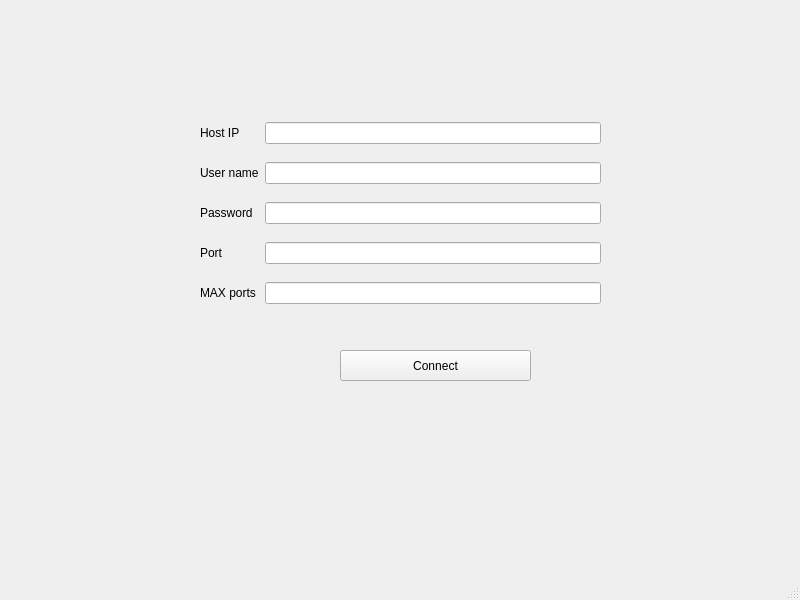
<?xml version="1.0" encoding="UTF-8"?>
<ui version="4.0">
 <class>TrainTicketSystemServer</class>
 <widget class="QMainWindow" name="TrainTicketSystemServer">
  <property name="geometry">
   <rect>
    <x>0</x>
    <y>0</y>
    <width>800</width>
    <height>600</height>
   </rect>
  </property>
  <property name="windowTitle">
   <string>TrainTicketSystemServer</string>
  </property>
  <widget class="QWidget" name="centralwidget">
   <widget class="QStackedWidget" name="stackedWidget">
    <property name="geometry">
     <rect>
      <x>0</x>
      <y>0</y>
      <width>801</width>
      <height>581</height>
     </rect>
    </property>
    <property name="currentIndex">
     <number>1</number>
    </property>
    <widget class="QWidget" name="page">
     <widget class="QTableView" name="tableView">
      <property name="geometry">
       <rect>
        <x>10</x>
        <y>10</y>
        <width>781</width>
        <height>541</height>
       </rect>
      </property>
     </widget>
    </widget>
    <widget class="QWidget" name="page_2">
     <widget class="QPushButton" name="pushButton">
      <property name="geometry">
       <rect>
        <x>340</x>
        <y>350</y>
        <width>191</width>
        <height>31</height>
       </rect>
      </property>
      <property name="text">
       <string>Connect</string>
      </property>
     </widget>
     <widget class="QWidget" name="gridLayoutWidget">
      <property name="geometry">
       <rect>
        <x>200</x>
        <y>110</y>
        <width>401</width>
        <height>211</height>
       </rect>
      </property>
      <layout class="QGridLayout" name="gridLayout">
       <item row="4" column="1">
        <widget class="QLineEdit" name="lineEdit_5"/>
       </item>
       <item row="0" column="1">
        <widget class="QLineEdit" name="lineEdit"/>
       </item>
       <item row="2" column="1">
        <widget class="QLineEdit" name="lineEdit_3">
         <property name="echoMode">
          <enum>QLineEdit::Normal</enum>
         </property>
        </widget>
       </item>
       <item row="3" column="1">
        <widget class="QLineEdit" name="lineEdit_4"/>
       </item>
       <item row="1" column="1">
        <widget class="QLineEdit" name="lineEdit_2">
         <property name="echoMode">
          <enum>QLineEdit::Password</enum>
         </property>
        </widget>
       </item>
       <item row="4" column="0">
        <widget class="QLabel" name="label_5">
         <property name="text">
          <string>MAX ports</string>
         </property>
        </widget>
       </item>
       <item row="3" column="0">
        <widget class="QLabel" name="label_4">
         <property name="text">
          <string>Port</string>
         </property>
        </widget>
       </item>
       <item row="2" column="0">
        <widget class="QLabel" name="label_3">
         <property name="text">
          <string>Password</string>
         </property>
        </widget>
       </item>
       <item row="1" column="0">
        <widget class="QLabel" name="label_2">
         <property name="text">
          <string>User name</string>
         </property>
        </widget>
       </item>
       <item row="0" column="0">
        <widget class="QLabel" name="label">
         <property name="text">
          <string>Host IP</string>
         </property>
        </widget>
       </item>
      </layout>
     </widget>
    </widget>
   </widget>
  </widget>
  <widget class="QMenuBar" name="menubar">
   <property name="geometry">
    <rect>
     <x>0</x>
     <y>0</y>
     <width>800</width>
     <height>21</height>
    </rect>
   </property>
  </widget>
  <widget class="QStatusBar" name="statusbar"/>
 </widget>
 <resources/>
 <connections/>
</ui>
